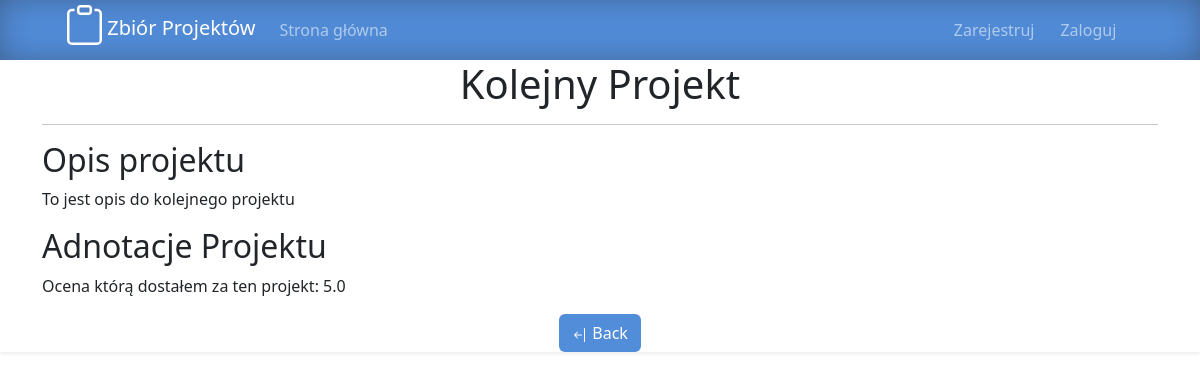
Screenshot of /20/ with the database file from the repository.
### a2/models.py (models this page shows, shortened)
class Project(models.Model):
    tytul = models.CharField(max_length=200)
    opis = models.TextField()
    adnotacje = models.TextField()

### a2/views.py (the view)
# urls.py: path('<int:pk>/', views.detail, name = 'detail'),
def detail(request, pk):
    project = Project.objects.get(pk=pk)
    dict = {'project':project, 'pk':pk}
    return render(request, 'detail.html', dict)

### a2/templates/detail.html (shortened to what this page needs)
{% extends 'base.html' %}
{%block body_block %}
<html lang="en">
<head >
</head>
<body >
    <h1 class="d-flex justify-content-center align-items-center">{{ project.tytul }}</h1>
    <hr>
    <div>
        <h2> Opis projektu </h2>
        <p>{{ project.opis }}</p>
    </div>
    <div>
        <h2> Adnotacje Projektu </h2>
        <p>{{ project.adnotacje }}</p>
    </div>
    <div class="text-center">
        <a href="{% url 'index' %}" class="btn btn-brow  justify-content-center align-items-center" >
            Back
    </div>
</body>
{%endblock%}

### a2/templates/base.html (style rules this page uses)
.bg-custom { background-color: #ffffff; }
.btn-brow { background-color: #528dda; color: white; }

### rows the page displays
Project: tytul "Kolejny Projekt", opis "To jest opis do kolejnego projektu", adnotacje "Ocena którą dostałem za ten projekt: 5.0"
